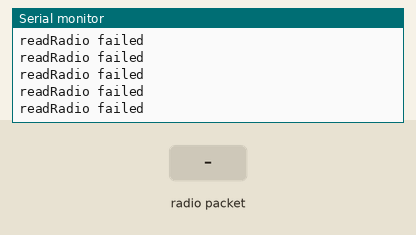
Recording of a sketch running on a simulated Arduino Uno, built with avr-gcc and run on an emulated ATmega328P. On the bench: the last lines printed to the serial monitor. Inputs (shaded band) come from the test bench. No radio packets arrive unless stated.

Above: at 1.2 s.
1.3 s: radio packet "1" arrives
At 1.31 s:
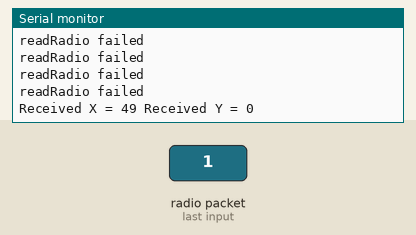
2.8 s: radio packet "0" arrives
At 2.81 s:
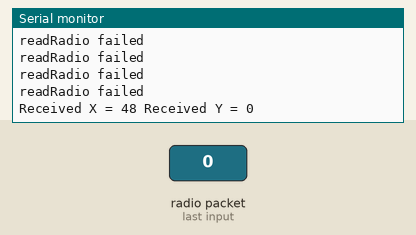
4.3 s: radio packet "2" arrives
At 4.32 s:
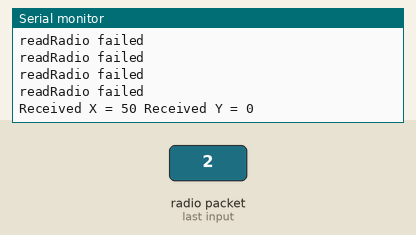

The sketch:

WirelessFeather.ino
```cpp
#include "RadioSetup.h"  //Radio setup routine
#include <Adafruit_LIS3DH.h>  //Accelerometer library
#include <Adafruit_Sensor.h>  //Accelerometer library
#include <SPI.h>  //SPI hardware library

//Debug setup
#define DEBUG //comment out to disable debug
#ifdef DEBUG
 #define DEBUG_PRINT(x)     Serial.print (x)
 #define DEBUG_PRINTLN(x)  Serial.println (x)
 #define DEBUG_BEGIN(x)     Serial.begin(x)
#else
 #define DEBUG_PRINT(x)
 #define DEBUG_PRINTLN(x)
 #define DEBUG_BEGIN(x)
#endif

//Setup up a struct to pass the data
typedef struct data
{
  int x;  //Will hold the x axis info
  int y;  //Will hold the y axis info
};
data receivedLocation;  //create data object

//Stuff for radio
uint8_t rxbuf[RH_NRF24_MAX_MESSAGE_LEN];  //Set up the receive buffer
uint8_t rxbuflen = sizeof(rxbuf); //size of buffer


//Accelerometer setup
Adafruit_LIS3DH lis = Adafruit_LIS3DH();  //Create acc object

void setup()
{
  DEBUG_BEGIN(115200);
  //Radio setup
  radioSetup();
}

void loop()
{
  if(nrf24.recv(rxbuf, &rxbuflen)) //Receive the radio payload
  {
    memcpy(&receivedLocation, rxbuf, sizeof(receivedLocation));  //copy the payload to location
    //receivedLocation = (struct data *)rxbuf;
    DEBUG_PRINT("Received X = ");DEBUG_PRINT(receivedLocation.x);DEBUG_PRINT(" Received Y = ");DEBUG_PRINTLN(receivedLocation.y);
    //return true;
  }
  else
  {
    DEBUG_PRINTLN("readRadio failed");
    //return false;
  }
  delay(100);
}
```

RadioSetup.h
```cpp
#include <SPI.h>
#include <RH_NRF24.h>

//Debug setup
#define DEBUG //comment out to disable debug
#ifdef DEBUG
 #define DEBUG_PRINT(x)     Serial.print (x)
 #define DEBUG_PRINTLN(x)  Serial.println (x)
 #define DEBUG_BEGIN(x)     Serial.begin(x)
#else
 #define DEBUG_PRINT(x)
 #define DEBUG_PRINTLN(x)
 #define DEBUG_BEGIN(x)
#endif

#define RADIOCEPIN 10  //Chip enable pin for radio
#define RADIOCSNPIN 9 //Chip select pin for radio

RH_NRF24 nrf24(RADIOCEPIN, RADIOCSNPIN); // create radio object

bool radioSetup()
{
  if (!nrf24.init())
  {
      DEBUG_PRINTLN("Failed init");
      return false;
  }
  // Defaults after init are 2.402 GHz (channel 2), 2Mbps, 0dBm
  if (!nrf24.setChannel(1))
  {
      DEBUG_PRINTLN("Failed setChannel");
      return false;
  }
  if (!nrf24.setRF(RH_NRF24::DataRate2Mbps, RH_NRF24::TransmitPower0dBm))
  {
      DEBUG_PRINTLN("Failed setRF");
      return false;
  }

  DEBUG_PRINTLN("Radio setup successful");
  return true;
}
```

Measured:
- after the input at 1.3 s, the serial monitor: prints a new line at once (image 1)
- after the input at 2.8 s, the serial monitor: prints a new line at once (image 2)
- after the input at 4.3 s, the serial monitor: prints a new line at once (image 3)
